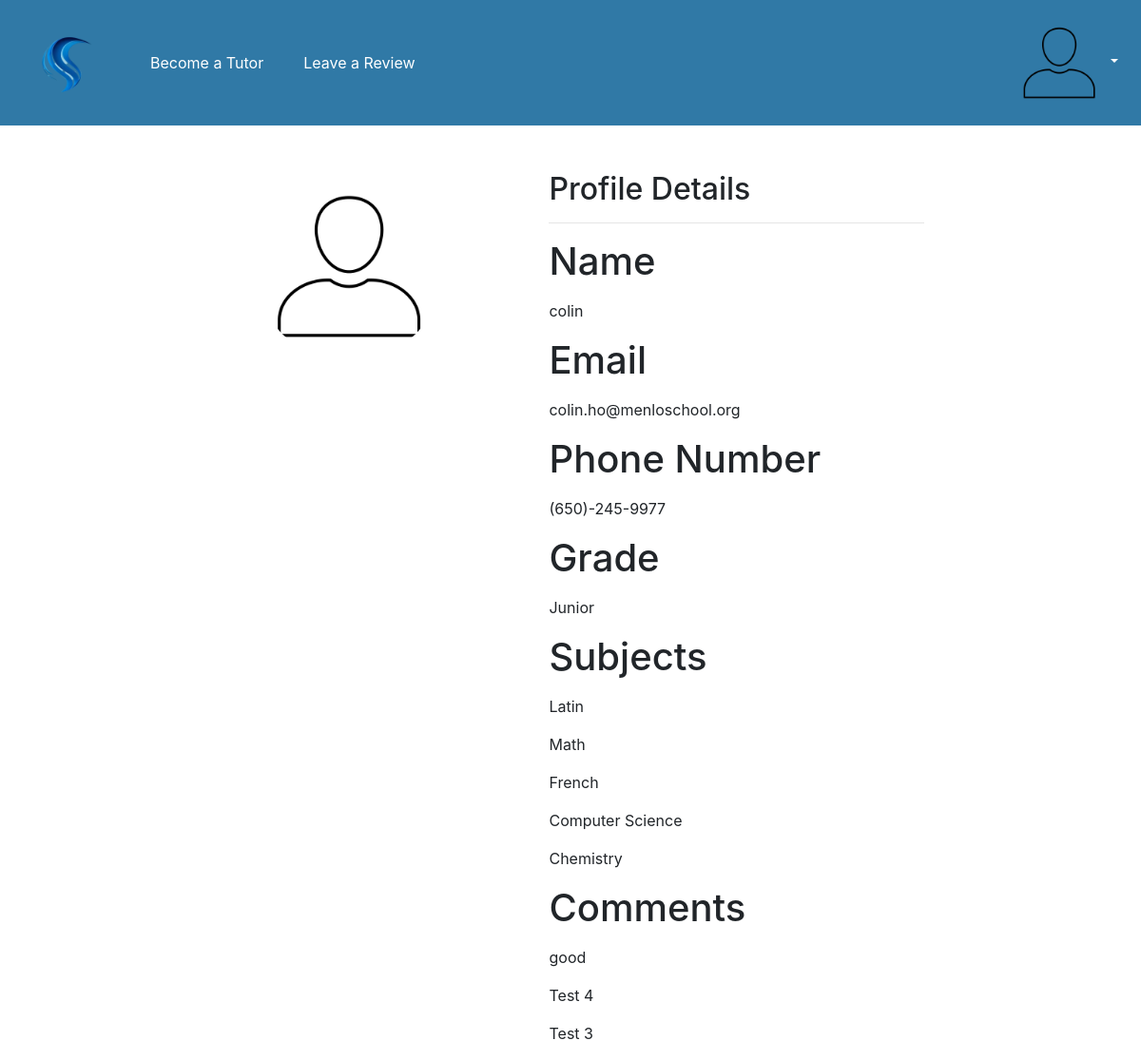
The page /profile (signed in) on the database as committed earlier.
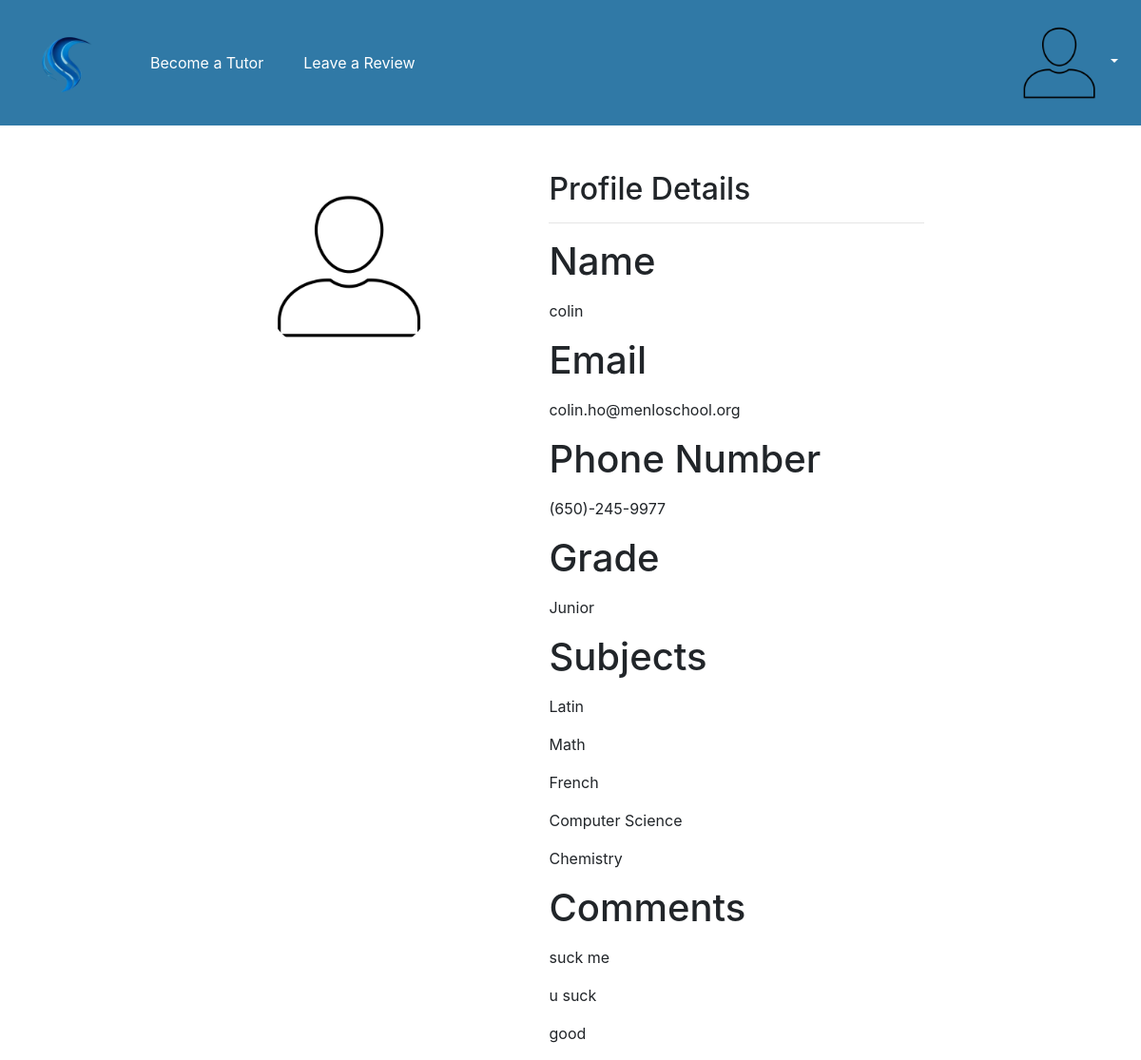
The same page on the database as committed later.
### models.py (models this page shows, shortened)
class User(Base):
    __tablename__ = "users"
    id = Column("id", INTEGER, primary_key=True)
    username = Column("username", TEXT, nullable=False)
    name = Column("name", TEXT, nullable=False)
    password = Column("password", TEXT, nullable=False)
    tutors = relationship("Tutor", secondary="ratingtags", back_populates="users")

class Tutor(Base):
    __tablename__ = "tutors"
    id = Column("id", INTEGER, primary_key=True)
    bio = Column("bio", TEXT, nullable=False)
    intro = Column("intro", TEXT, nullable=False)
    grade = Column("grade", TEXT, nullable=False)
    phone = Column("phone", TEXT, nullable=False)
    email = Column("email", TEXT, nullable=False)
    user_id = Column(INTEGER, ForeignKey('users.id'), nullable=False)
    users = relationship("User", secondary="ratingtags", back_populates="tutors")
    subjects = relationship("Subject", secondary="subjecttags", back_populates="tutors")

class Subject(Base):
    __tablename__ = "subjects"
    id = Column("id", INTEGER, primary_key=True)
    name = Column("name", TEXT, nullable=False)
    tutors = relationship("Tutor", secondary="subjecttags", back_populates="subjects")

class RatingTag(Base):
    __tablename__ = "ratingtags"
    id = Column("id", INTEGER, primary_key=True)
    comment = Column("comment", TEXT, nullable=False)
    user_id = Column(INTEGER, ForeignKey('users.id'))
    tutor_id = Column(INTEGER, ForeignKey('tutors.id'))
    def __repr__(self):
        return self.comment

### app.py (the view)
@app.route("/profile")
def profile():
    if "username" in session:
        user = db_session.query(User).filter(User.username == session["username"]).first()
        tutorcheck = db_session.query(Tutor).where(Tutor.user_id == user.id).first()
        if(tutorcheck):
            comments = db_session.query(RatingTag).where(RatingTag.tutor_id == tutorcheck.id).order_by(RatingTag.id.desc()).limit(3).all()
            subjects = tutorcheck.subjects
            return render_template("profile.html", user=user, tutorcheck=tutorcheck, comments=comments, subjects=subjects)
        else:
            comments = db_session.query(RatingTag).where(RatingTag.user_id == user.id).order_by(RatingTag.id.desc()).limit(3).all()
            return render_template("profile.html", user=user, tutorcheck=tutorcheck, comments=comments)
    else:
        return redirect(url_for("login"))

### app.py (called while the page is built)
@app.before_request
def setup():
    init_db()

### database.py (called while the page is built)
def init_db():
    import models
    Base.metadata.create_all(bind=engine)

### templates/profile.html (shortened to what this page needs)
{% extends "base.html" %}
  {% block style %}
    <link rel="stylesheet" type="text/css" href="{{url_for('static', filename='styles/profile.css')}}">
    {% endblock %}
    {% block content %}
    <div class="container">
        <div class="row mt-5">
          <div class="col-md-4 offset-md-1">
            <div class="profile-picture text-center">
              <img src="{{url_for('static', filename='images/profile.png')}}" alt="Profile Picture" class="rounded-circle">
            </div>
          </div>
          <div class="col-md-6">
            <div class="profile-details">
              <h2>Profile Details</h2>
              <hr>
              <div class="form-group">
                <h1><label for="name">Name</label></h1>
                <p>{{user.name}}</p>
              </div>
              {%if tutorcheck:%}
                <div class="form-group">
                  <h1><label for="email">Email</label></h1>
                  <p>{{tutorcheck.email}}</p>
                </div>
                <div class="form-group">
                  <h1><label for="phone">Phone Number</label></h1>
                  <p>{{tutorcheck.phone}}</p>
                </div>
                <div class="form-group">
                  <h1><label for="grade">Grade</label></h1>
                  <p>{{tutorcheck.grade}}</p>
                </div>
                <div class="form-group">
                  <h1><label for="subjects">Subjects</label></h1>
                  {%for subject in subjects:%}
                    <p>{{subject.name}}</p>
                  {%endfor%}
                </div>
              {%endif%}
              <div class="form-group">
                <h1><label for="phone">Comments</label></h1>
                {%for comment in comments:%}
                  <p>{{comment}}</p>
                {%endfor%}
              </div>
            </div>
          </div>
        </div>
      </div>
    {% endblock %}

### templates/base.html (shortened to what this page needs)
<!DOCTYPE html>
<html>
    <head>
        <link rel="stylesheet" href="https://cdn.jsdelivr.net/npm/bootstrap@4.3.1/dist/css/bootstrap.min.css"
>
        <link rel="stylesheet" type="text/css" href="{{url_for('static', filename='styles/base.css')}}">
        {% block style%}
        {% endblock %}
    </head>
    <body>
        {% set active_page = active_page|default('home') -%}
        <nav class="navbar navbar-expand-lg navbar-custom">
            <a class="navbar-brand" href="/home"><img src="{{url_for('static', filename='images/logo2.png')}}" width="100" height="100" alt="Logo"></a>
            <a class="nav-link" href="/tutor">Become a Tutor</a>
            <a class="nav-link" href="/review">Leave a Review</a>
              <div class="collapse navbar-collapse justify-content-end" id="navbarNav">
                <ul class="navbar-nav">
                  <li class="nav-item dropdown">
                    <a class="nav-link dropdown-toggle" href="/profile"><img src="{{url_for('static', filename='images/profile.png')}}" width="100" height="100" alt="Profile" id="navbarDropdownMenuLink" role="button" data-toggle="dropdown" aria-haspopup="true" aria-expanded="false"></a>
                  </li>
                </ul>
              </div>
        </nav>
        <div class="container">
            {% block content %}
            {% endblock %}
        </div>
    </body>
</html>

### static/styles/base.css (style rules this page uses)
.navbar-custom { background-color: #3079A6; width: 100%; margin-left: 0; margin-right: 0; }
.navbar-custom .nav-link { margin-left: 10px; color: white; }

### static/styles/profile.css (style rules this page uses)
.container { max-width: 960px; }
.profile-picture img { width: 200px; height: 200px; }
.profile-details { padding-left: 40px; }

Rows that differ between the two databases and show on the page:
no longer on this page (row unchanged): RatingTag: comment "Test 4"
no longer on this page (row unchanged): RatingTag: comment "Test 3"
added RatingTag: comment "suck me"
added RatingTag: comment "u suck"
